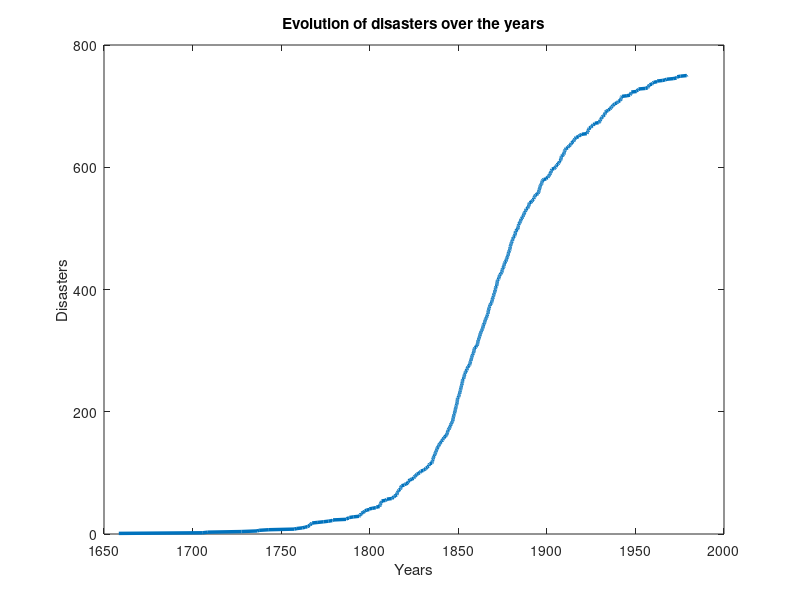

Reproduce this figure in MATLAB. (Note: this script raises an error after producing the figure.)
clear;
close all;
clc;

load coal_mine_disasters.mat;

n1 = 751;

figure()
plot(T, 1:n1,'LineWidth',2.5)
title("Evolution of disasters over the years")
xlabel("Years");
ylabel("Disasters");

%% 1b and 1c
N = 10000; %number of samples

%initial and final brekpoints
t_start = 1658;
t_end = 1980;

d=6; %no of breakpoints

%rho = 0.03;
rho = 0.01*ones(d,1);
psi = 20;
tau = T;
burn_in_size = 1000;

for i = 2:d
    d = i;
    %initial breakpoints
    t_aux_final = 1980;
    t_aux_init = 1670;
    step = (t_aux_final-t_aux_init)/d;
    t_middle = t_aux_init:step:t_aux_final;
    t =[t_start t_middle(2:end-1) t_end]; %breakpoints vector
    
    updated_breakpoints = zeros(N, length(t));
    theta = gamrnd(2, 1/psi); %Gamma(2;psi)-hyperprior on theta
    lambda = gamrnd(2, 1/theta, 1, d); %Gamma(2,theta) prior on the intesities
    
    %do a burn-in first to get a stationary behavior
    for j = 1:burn_in_size
        %Gibbs sampling for theta
        d_new = length(lambda);
        %draw particle theta from the posterior f f(theta|lambda,t,tau)
        theta = gamrnd(2*d_new + 2, 1./(sum(lambda)+psi));
        %draw particle lambda from the posterior f f(lambda|tau,t,theta)
        lambda = lambda_posterior(theta, t, tau);
        %use Metropolis-Hastings algorithm to update the breakpoints
        [~, t] = metropolisHastings(lambda, t, tau, rho);
    end

    for j = 1:N
        %Gibbs sampling for theta
        d_new = length(lambda);
        %draw particle theta from the posterior f f(theta|lambda,t,tau)
        theta = gamrnd(2*d_new + 2, 1./(sum(lambda)+psi));
        %draw particle lambda from the posterior f f(lambda|tau,t,theta)
        lambda = lambda_posterior(theta, t, tau);
        %use Metropolis-Hastings algorithm to update the breakpoints
        [acc, t] = metropolisHastings(lambda, t, tau, rho);
        updated_breakpoints(j, :) = t;
    end
    
    
    figure
    plot(updated_breakpoints,'LineWidth',2.5)
    title(['Chain for d = ' num2str(d-1) ' breakpoints'])
    xlabel('Number of samples')
    ylabel('Years (coordinates) & Breakpoints (lines)')
    
    figure
    for j = 2:d
        histogram(updated_breakpoints(:,j), 20)
        hold on
    end
    title(['Histogram of the chain for d = ' num2str(d-1) ' breakpoints'])
    xlabel('Years (coordinates) & Breakpoints (histogram)')
    ylabel('Number of disasters')
    
    figure
    plot(T, 1:length(T),'LineWidth',2.5)
    hold on
    for j = 2:d
        line([mean(updated_breakpoints(:, j)) mean(updated_breakpoints(:, j))], [0 length(T)], 'Color', [rand rand rand],'LineWidth',2.5)
    end
    
    title('Number of disasters during 1658-1980')
    xlabel('Years (coordinates) & Breakpoints (lines)')
    ylabel('Number of disasters')
    axis([t_start T(end) 0 length(T)])
end

%% 1d - theta
clear
close all

load('coal_mine_disasters.mat')

N = 10000; %number of samples

%initial and final brekpoints
t_start = 1658;
t_end = 1980;
t_aux_final = 1980;
t_aux_init = 1670;

d=5; %no of breakpoints
tau = T;

step = (t_aux_final - t_aux_init)/d;
%t =t_start:step:t_end;
t_middle =t_aux_init:step:t_aux_final;
t =[t_start t_middle(2:end-1) t_end];

psi = 50;
rho = 0.01*ones(d,1);

mean_theta = zeros(psi, 1);
var_theta = zeros(psi, 1);
burn_in_size =1000;

for psi = 1:psi
    theta = gamrnd(2, 1/psi);
    lambda = gamrnd(2, 1/theta, 1, d);
    aux_theta = zeros(N, 1);
    
    %do a burn-in first to get a stationary behavior
    for j = 1:burn_in_size
        %Gibbs sampling for theta
        d_new = length(lambda);
        %draw particle theta from the posterior f f(theta|lambda,t,tau)
        theta = gamrnd(2*d_new + 2, 1./(sum(lambda)+psi));
        %draw particle lambda from the posterior f f(lambda|tau,t,theta)
        lambda = lambda_posterior(theta, t, tau);
        %use Metropolis-Hastings algorithm to update the breakpoints
        [~, t] = metropolisHastings(lambda, t, tau, rho);
    end
    
    for i = 1:N
        %Gibbs sampling for theta
        d_new = length(lambda);
        %draw particle theta from the posterior f f(theta|lambda,t,tau)
        theta = gamrnd(2*d_new + 2, 1./(sum(lambda)+psi));
        %draw particle lambda from the posterior f f(lambda|tau,t,theta)
        lambda = lambda_posterior(theta, t, tau);
        %use Metropolis-Hastings algorithm to update the breakpoints
        [~, t] = metropolisHastings(lambda, t, tau, rho);
        %updated_breakpoints(j, :) = t;
        aux_theta(i) = theta;
    end
    
    mean_theta(psi) = mean(aux_theta);
    var_theta(psi) = var(aux_theta);
end

figure
plot(mean_theta, '*')
title('Mean of \theta posterior when changing \psi')
xlabel('\psi')
ylabel('\theta')


figure
plot(var_theta, '*')
title('Variance of \theta posterior when changing \psi')
xlabel('\psi')
ylabel('\theta')


%% 1d - lambda
clear
close all

load('coal_mine_disasters.mat')
N = 10000; %number of samples

%initial and final brekpoints
t_start = 1658;
t_end = 1980;
t_aux_final = 1980;
t_aux_init = 1670;

d=5; %no of breakpoints
tau = T;

step = (t_aux_final - t_aux_init)/d;
%t =t_start:step:t_end;
t_middle =t_aux_init:step:t_aux_final;
t =[t_start t_middle(2:end-1) t_end];

psi = 50;
rho  = 0.01*ones(d,1);

mean_lambda = zeros(psi, d);
var_lambda = zeros(psi,d);
aux_lambda = zeros(N, d);

burn_in_size =1000;

for auxi = 1:psi
    theta = gamrnd(2, 1/psi);
    lambda = gamrnd(2, 1/theta, 1, d);
    aux_lambda = zeros(auxi, d);
    
    %do a burn-in first to get a stationary behavior
    for j = 1:burn_in_size
        %Gibbs sampling for theta
        d_new = length(lambda);
        %draw particle theta from the posterior f f(theta|lambda,t,tau)
        theta = gamrnd(2*d_new + 2, 1./(sum(lambda)+psi));
        %draw particle lambda from the posterior f f(lambda|tau,t,theta)
        lambda = lambda_posterior(theta, t, tau);
        %use Metropolis-Hastings algorithm to update the breakpoints
        [~, t] = metropolisHastings(lambda, t, tau, rho);
    end
    
    for i = 1:N
        %Gibbs sampling for theta
        d_new = length(lambda);
        %draw particle theta from the posterior f f(theta|lambda,t,tau)
        theta = gamrnd(2*d_new + 2, 1./(sum(lambda)+auxi));
        %draw particle lambda from the posterior f f(lambda|tau,t,theta)
        lambda = lambda_posterior(theta, t, tau);
        %use Metropolis-Hastings algorithm to update the breakpoints
        [~, t] = metropolisHastings(lambda, t, tau, rho);
        %updated_breakpoints(j, :) = t;
        
        aux_lambda(i, :) = lambda';
    end
    mean_lambda(auxi, :) = mean(aux_lambda);
    var_lambda(auxi,:) = var(aux_lambda);
end

psi1 = (1:psi)*1e-2;
psi_2 = zeros(d,psi);

for i = 1:d
   psi_2(i,:) = psi1; 
end
figure()
plot(psi_2(1,:),mean_lambda, '*')
title('Mean of \lambda posterior when changing \psi')
xlabel('\psi')
ylabel('\lambda')
legend('\lambda_1', '\lambda_2', '\lambda_3', '\lambda_4', '\lambda_5', 'Orientation', 'horizontal')

figure()
plot(psi_2(1,:),var_lambda, '*')
title('Variance of \lambda posterior when changing \psi')
xlabel('\psi')
ylabel('\lambda')
legend('\lambda_1', '\lambda_2', '\lambda_3', '\lambda_4', '\lambda_5', 'Orientation', 'horizontal')


%% 1d - t
clear
close all

load('coal_mine_disasters.mat')
N = 10000; %number of samples

%initial and final brekpoints
t_start = 1658;
t_end = 1980;
t_aux_final = 1980;
t_aux_init = 1670;

d=5; %no of breakpoints
tau = T;

step = (t_aux_final - t_aux_init)/d;
%t =t_start:step:t_end;
t_middle =t_aux_init:step:t_aux_final;
t =[t_start t_middle(2:end-1) t_end];

psi = 50;
%rho = 0.01;
rho = 0.01*ones(d,1);

t_aux = zeros(N, length(t));
mean_t = zeros(psi, length(t));
variance_t = zeros(psi, length(t));

burn_in_size = 1000;

for psi = 1:psi
    theta = gamrnd(2, 1/psi);
    lambda = gamrnd(2, 1/theta, 1, d);
    
    %do a burn-in first to get a stationary behavior
    for j = 1:burn_in_size
        %Gibbs sampling for theta
        d_new = length(lambda);
        %draw particle theta from the posterior f f(theta|lambda,t,tau)
        theta = gamrnd(2*d_new + 2, 1./(sum(lambda)+psi));
        %draw particle lambda from the posterior f f(lambda|tau,t,theta)
        lambda = lambda_posterior(theta, t, tau);
        %use Metropolis-Hastings algorithm to update the breakpoints
        [~, t] = metropolisHastings(lambda, t, tau, rho);
    end
    
    for i = 1:N
        %Gibbs sampling for theta
        d_new = length(lambda);
        %draw particle theta from the posterior f f(theta|lambda,t,tau)
        theta = gamrnd(2*d_new + 2, 1./(sum(lambda)+psi));
        %draw particle lambda from the posterior f f(lambda|tau,t,theta)
        lambda = lambda_posterior(theta, t, tau);
        %use Metropolis-Hastings algorithm to update the breakpoints
        [~, t] = metropolisHastings(lambda, t, tau, rho);
        %updated_breakpoints(j, :) = t;
        t_aux(i, :) = t;
    end
    mean_t(psi, :) = mean(t_aux);
    variance_t(psi, :) = var(t_aux);
end

figure
plot(mean_t(:, 2:end-1), '*')
title('Mean of the breakpoints t when changing \psi')
xlabel('\psi')
ylabel('Breakpoints')
legend('t_1', 't_2', 't_3', 't_4', 'Orientation', 'horizontal')

figure
plot(variance_t(:, 2:end-1), '*')
title('Variance of the breakpoints t when changing \psi')
xlabel('\psi')
ylabel('Variance of breakpoints')
legend('t_1', 't_2', 't_3', 't_4', 'Orientation', 'horizontal')

%% 1 e - lambda and theta
clear
close all

load('coal_mine_disasters.mat')
N = 10000; %number of samples

%initial and final brekpoints
t_start = 1658;
t_end = 1980;
t_aux_final = 1980;
t_aux_init = 1670;

d=5; %no of breakpoints
tau = T;

step = (t_aux_final - t_aux_init)/d;
%t =t_start:step:t_end;
t_middle =t_aux_init:step:t_aux_final;
t =[t_start t_middle(2:end-1) t_end];

auxi = 30;
psi = 20;
rho_2 = (1:auxi)*0.01;
rho = zeros(d,auxi);
for i = 1:d
   rho(i,:) = rho_2; 
end

mean_theta_2 = zeros(auxi, 1);
mean_lambda_2 = zeros(auxi, d);

aux_theta_2 = zeros(N, 1);
aux_lambda_2 = zeros(N, d);

burn_in_size = 1000;

for auxi = 1:auxi
    theta = gamrnd(2, 1/psi);
    lambda = gamrnd(2, 1/theta, 1, d);
    aux_theta_2 = zeros(auxi, 1);
    aux_lambda_2 = zeros(auxi, d);
    
    %do a burn-in first to get a stationary behavior
    for j = 1:burn_in_size
        %Gibbs sampling for theta
        d_new = length(lambda);
        %draw particle theta from the posterior f f(theta|lambda,t,tau)
        theta = gamrnd(2*d_new + 2, 1./(sum(lambda)+psi));
        %draw particle lambda from the posterior f f(lambda|tau,t,theta)
        lambda = lambda_posterior(theta, t, tau);
        %use Metropolis-Hastings algorithm to update the breakpoints
        [~, t] = metropolisHastings(lambda, t, tau, rho);
    end
    
    for i = 1:N
        %Gibbs sampling for theta
        d_new = length(lambda);
        %draw particle theta from the posterior f f(theta|lambda,t,tau)
        theta = gamrnd(2*d_new + 2, 1./(sum(lambda)+psi));
        %draw particle lambda from the posterior f f(lambda|tau,t,theta)
        lambda = lambda_posterior(theta, t, tau);
        %use Metropolis-Hastings algorithm to update the breakpoints
        [~, t] = metropolisHastings(lambda, t, tau, rho(:, auxi));
        
        aux_theta_2(i) = theta;
        aux_lambda_2(i, :) = lambda';
    end
    mean_theta_2(auxi) = mean(aux_theta_2);
    mean_lambda_2(auxi, :) = mean(aux_lambda_2);
end

figure()
plot(rho(1,:),mean_lambda_2, '*')
title('The mean of the posterior intensities \lambda when changing \rho')
xlabel('\rho')
ylabel('\lambda')

figure()
plot(rho(1,:),mean_theta_2, '*')
title('The mean of the posteriror \theta when changing \rho')
xlabel('\rho')
ylabel('\theta')

%% 1e - t
clear
close all

load('coal_mine_disasters.mat')
N = 10000; %number of samples

%initial and final brekpoints
t_start = 1658;
t_end = 1980;
t_aux_final = 1980;
t_aux_init = 1670;

d=5; %no of breakpoints
tau = T;

step = (t_aux_final - t_aux_init)/d;
%t =t_start:step:t_end;
t_middle =t_aux_init:step:t_aux_final;
t =[t_start t_middle(2:end-1) t_end];

psi = 20;
rho_new = [0.01 0.02 0.03 0.04];
auxi = length(rho_new);
rho = zeros(d,auxi);
for i = 1:d
   rho(i,:) = rho_new; 
end

aux_t = zeros(N, length(t));
burn_in_size = 1000;

for auxi = 1:auxi
    aux_t = zeros(N, length(t));
    theta = gamrnd(2, 1/psi);
    lambda = gamrnd(2, 1/theta, 1, d);
    
    %do a burn-in first to get a stationary behavior
    for j = 1:burn_in_size
        %Gibbs sampling for theta
        d_new = length(lambda);
        %draw particle theta from the posterior f f(theta|lambda,t,tau)
        theta = gamrnd(2*d_new + 2, 1./(sum(lambda)+psi));
        %draw particle lambda from the posterior f f(lambda|tau,t,theta)
        lambda = lambda_posterior(theta, t, tau);
        %use Metropolis-Hastings algorithm to update the breakpoints
        [~, t] = metropolisHastings(lambda, t, tau, rho);
    end
    
    for i = 1:N
        %Gibbs sampling for theta
        d_new = length(lambda);
        %draw particle theta from the posterior f f(theta|lambda,t,tau)
        theta = gamrnd(2*d_new + 2, 1./(sum(lambda)+psi));
        %draw particle lambda from the posterior f f(lambda|tau,t,theta)
        lambda = lambda_posterior(theta, t, tau);
        %use Metropolis-Hastings algorithm to update the breakpoints
        [~, t] = metropolisHastings(lambda, t, tau, rho(:, auxi));
        aux_t(i, :) = t;
    end
    
    figure
    subplot(2,2,1)
    autocorr(aux_t(:, 2), 500)
    aux = rho(1, auxi);
    title(['Correlation for t_1 with \rho = ' num2str(aux)])
    xlabel('Time lag')
    ylabel('Dependency')
    
    subplot(2,2,2)
    autocorr(aux_t(:, 3), 500)
    aux = rho(1, auxi);
    title(['Correlation for t_2 with \rho = ' num2str(aux)])
    xlabel('Time lag')
    ylabel('Dependency')
    
    subplot(2,2,3)
    autocorr(aux_t(:, 4), 500)
    aux = rho(1, auxi);
    title(['Correlation for t_3 with \rho = ' num2str(aux)])
    xlabel('Time lag')
    ylabel('Dependency')
    
    subplot(2,2,4)
    autocorr(aux_t(:, 4), 500)
    aux = rho(1, auxi);
    title(['Correlation for t_4 with \rho = ' num2str(aux)])
    xlabel('Time lag')
    ylabel('Dependency')
    
    figure
    plot(aux_t,'LineWidth',2.5)
    aux = rho(1, auxi);
    title(['Chain for d = ' num2str(d-1) ' breakpoints and \rho =' num2str(aux)])
    xlabel('Number of samples')
    ylabel('Years (coordinates) & Breakpoints (lines)')
end

%% 1e - acceptance rate
close all

rho = linspace(0.001,0.1);
accepted = zeros(length(rho),d-1);

N2 = 100;
for j = 1:length(rho)
    
   for i = 1:N2
       %Gibbs sampling for theta
       d_new = length(lambda);
       %draw particle theta from the posterior f f(theta|lambda,t,tau)
       theta = gamrnd(2*d_new + 2, 1./(sum(lambda)+psi));
       %draw particle lambda from the posterior f f(lambda|tau,t,theta)
       lambda = lambda_posterior(theta, t, tau);
       %use Metropolis-Hastings algorithm to update the breakpoints
       [arr_acc, t] = metropolisHastings(lambda, t, tau, rho(j));
       accepted(j,:) = accepted(j,:) + arr_acc;
   end
   
end

ratio = sum(accepted,2)/(N2*(d-1));
plot(rho,ratio,'*');
hold on
plot([0,0.1],[0.3,0.3],'LineWidth',2.5);
title('Acceptance rate with respect to \rho');
xlabel('\rho');
ylabel('Acceptance percentage');

%% 2 b
clear
close all
load atlantic.txt

rng(10)
figure()
plot(1:length(atlantic), atlantic,'LineWidth',2.5)
title("Gumbel distribution of data")

%Parameter estimates for Gumbel data
[beta,mu] = est_gumbel(atlantic);
%expression for F inv
Finv = @(u, mu, beta) mu - beta.*log(-log(u));
N2 = 1000; %number of samples

boot_beta = zeros(N2,1);
boot_mu = zeros(N2,1);

%lecture 13, slide 33
for i = 1:N2 % bootstrap
    U = rand(length(atlantic),1);
    %compute F inv
    f_inv = Finv(U, mu, beta);
    %estimate parameters for F inv
    [beta_new, mu_new]  = est_gumbel(f_inv);
    %save the new parameters
    boot_beta(i) = beta_new;
    boot_mu(i) = mu_new;
end

delta_beta = sort(beta - boot_beta); % sorting to obtain quantiles
delta_mu = sort(mu - boot_mu); % sorting to obtain quantiles
%compute 95% confidence interval
%beta
alpha_2 = 0.05; % CB level
L_beta = beta - delta_beta(ceil((1-alpha_2/2)*N2)); 
U_beta = beta - delta_beta(ceil(alpha_2*N2/2));
%mu
L_mu = mu - delta_mu(ceil((1-alpha_2/2)*N2)); 
U_mu = mu - delta_mu(ceil(alpha_2*N2/2));

%% 2c
T1 = 3*14*100;

wave = Finv(1-1/T1, mu, beta);
wave_boot = zeros(N2,1);

for i = 1:N2 % bootstrap
    wave_boot(i) = Finv(1-1/T1, boot_mu(i), boot_beta(i));
end

deltaWave = sort(wave-wave_boot); % sorting to obtain quantiles

alpha5 = 0.95*N2;
%compute 95% one-sided confidence interval
CI_wave =[0, wave + deltaWave(ceil(alpha5))]; 

x = linspace(0,1,length(atlantic));
figure()
plot(x,f_inv,'LineWidth',2.5);
title("Inverse of the Gumbel distribution")